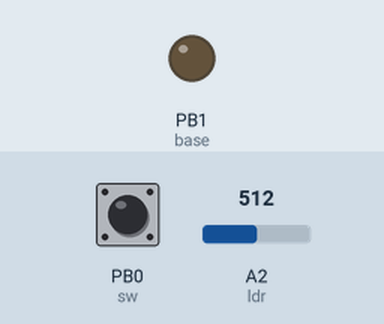
Recording of a sketch running on a simulated ATtiny85, built with avr-gcc and run on an emulated ATtiny85. On the bench: output pins drawn as LEDs (lit = HIGH). The test bench sets the inputs (shaded band); at power-on: PB0 (sw) LOW, A2 (ldr) = 512.

Above: at 1.2 s.
1.3 s: PB0 (sw) pulled HIGH for 0.15 s
At 1.37 s:
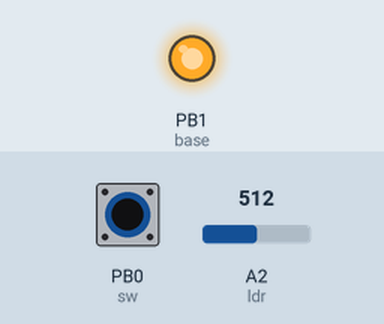
2.9 s: PB0 (sw) pulled HIGH for 3.2 s
At 6.6 s:
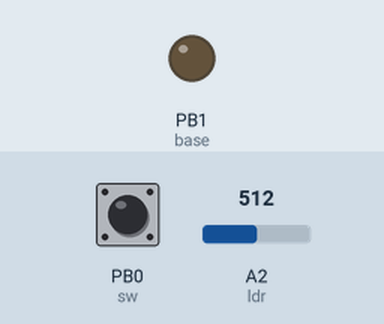
Timing chart, 0 to 8.1 s (numbered marks = the images above; inputs shaded):
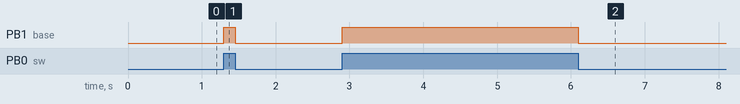

The sketch:

liiketunnistin.ino
```cpp
// attiny85 - arduino
// pin3 - arduino4&a2 ldr
// pin5 - arduino0 sw
// pin6 - arduino1 base led
// pin1-reset, pin7 - arduino2, pin2 - arduino3&a3, pin2-arduino3, pin1-reset, pin7-arduino2&a1
uint8_t ldr = A2;
uint8_t sw = 0;
uint8_t base = 1;
uint8_t swVal;
uint8_t sensorVal;
uint8_t outpVal;

void setup() {
    pinMode(ldr, INPUT);
    pinMode(sw, INPUT);
    pinMode(base, OUTPUT);
//    Serial.begin(9600);
}

void loop() {
    sensorVal = analogRead(ldr);
    swVal = digitalRead(sw);
    outpVal = map(sensorVal, 900, 0, 0, 255);
// for testing:
//    digitalWrite(base,HIGH);
//    delay(200);
//    digitalWrite(base,LOW);
//    delay(100);

//    Serial.print(swVal);
//    Serial.print("\t");
//    Serial.print(sensorVal);
//    Serial.print("\t");
//    Serial.println(outpVal);
//    delay(500);

    if (swVal == HIGH && outpVal > 228) {
      digitalWrite(base, HIGH);
    } else {
      digitalWrite(base, LOW);
    }


}
```

Measured:
- after the input at 1.3 s, PB1 (base): LOW → HIGH at once, → LOW 0.15 s later
- after the input at 2.9 s, PB1 (base): LOW → HIGH at once, → LOW 3.2 s later
